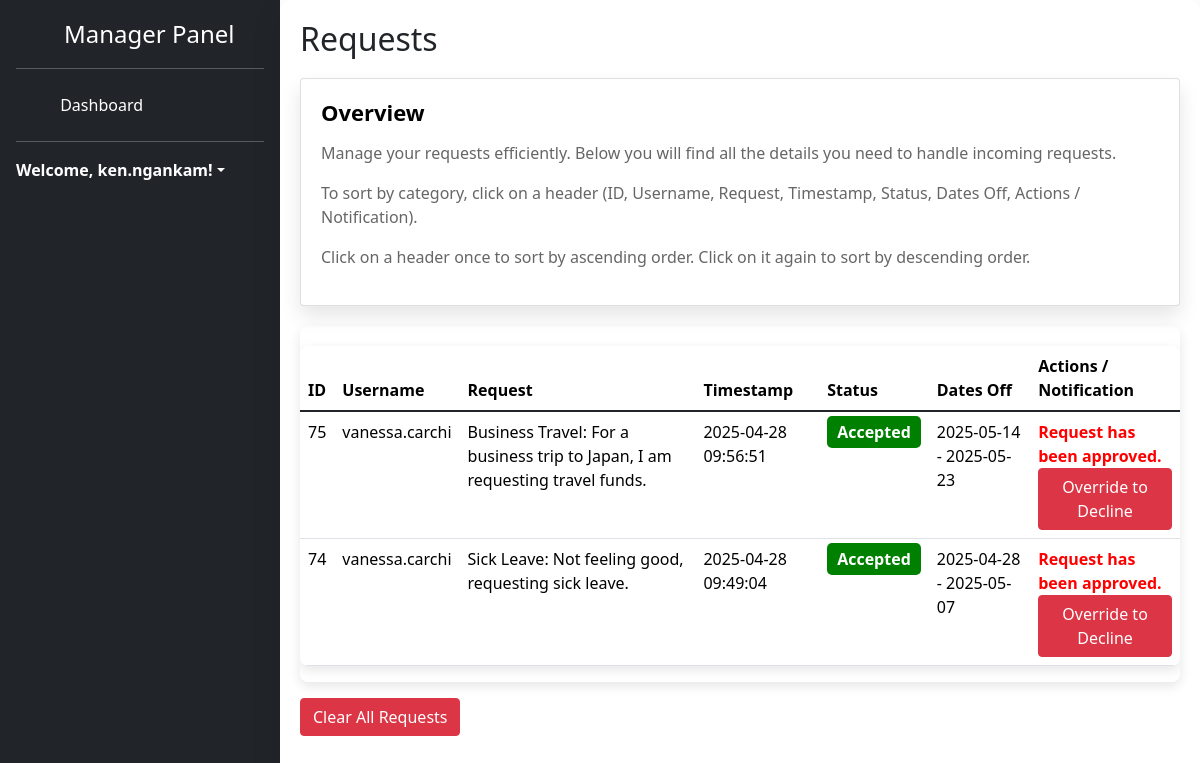
/manager_dashboard (signed in), run on an earlier commit of the app's database.
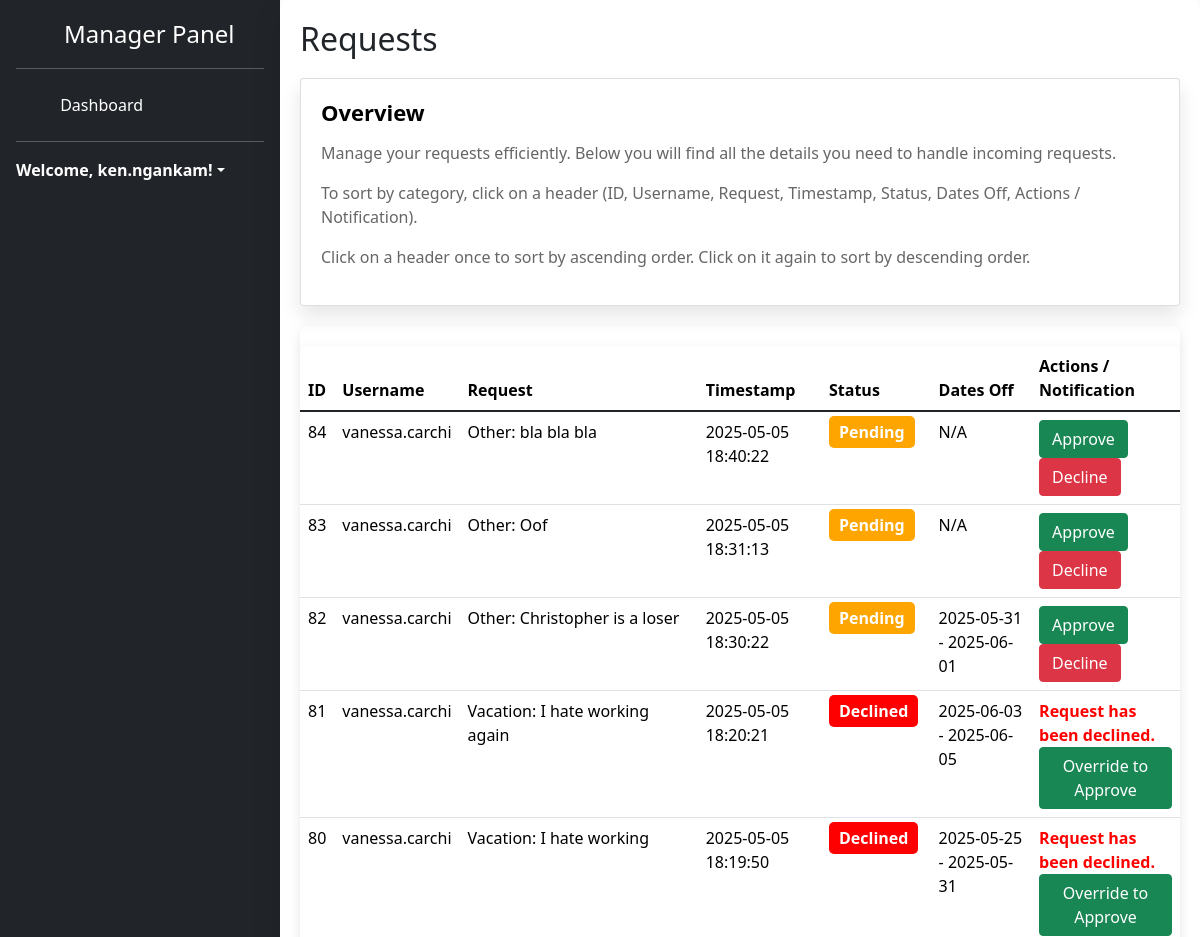
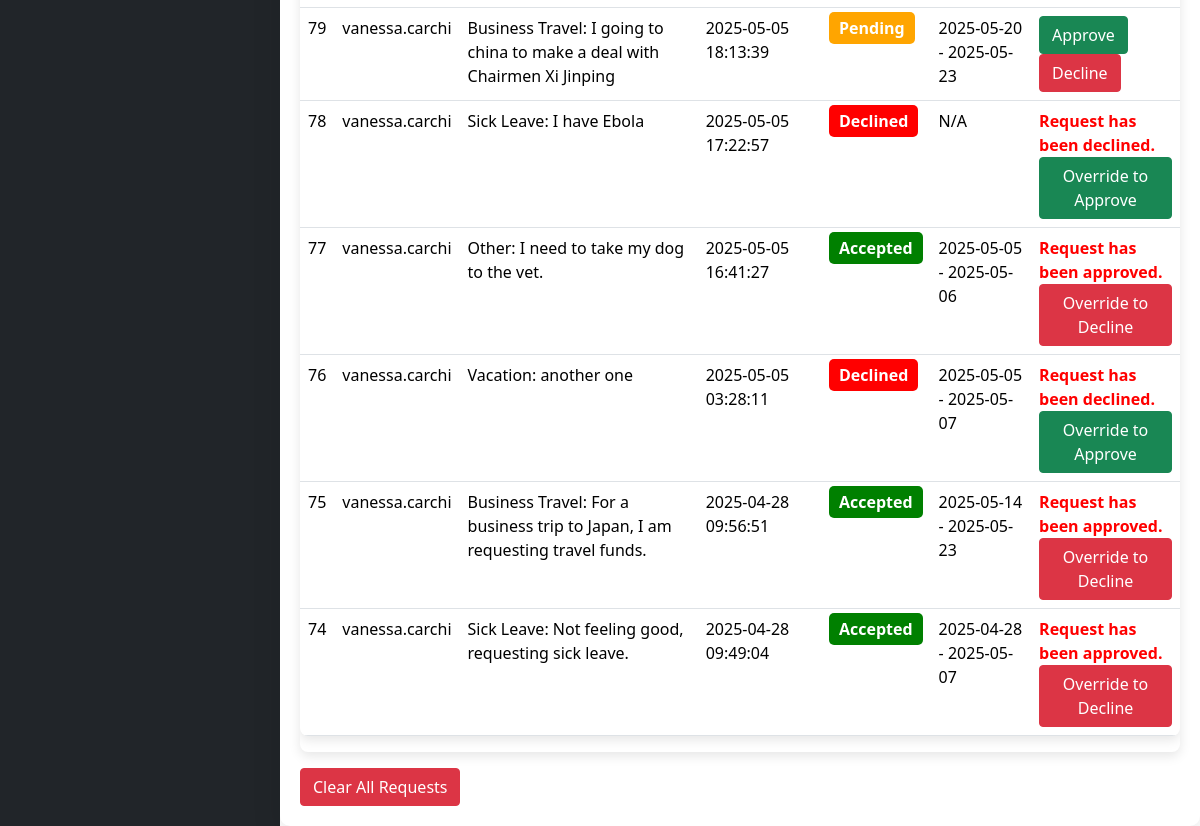
And on a later commit of the database (2 pictures, top to bottom).
### tables this page shows
CREATE TABLE requests (
    id INTEGER PRIMARY KEY AUTOINCREMENT,
    username TEXT NOT NULL,
    request TEXT NOT NULL,
    timestamp DATETIME DEFAULT CURRENT_TIMESTAMP
, status TEXT DEFAULT 'pending', user_id INTEGER, start_date TEXT, end_date TEXT, notified INTEGER DEFAULT 0, last_status TEXT DEFAULT NULL);

### main.py (the view)
@app.route("/manager_dashboard")
def manager_dashboard():
    if "user" in session and session.get("role") == "manager":
        username = session.get("user")
        conn = sqlite3.connect("users.db")
        cursor = conn.cursor()
        cursor.execute("""
            SELECT id, username, request, timestamp, status, start_date, end_date
            FROM requests
            ORDER BY timestamp DESC""")
        all_requests = cursor.fetchall()
        conn.close()
        processed_requests = []
        now = datetime.now()
        for req in all_requests:
            req_id, req_username, req_text, req_timestamp, req_status, start_date, end_date = req
            notification = None
            if req_status == "pending_manager":
                try:
                    req_time = datetime.strptime(req_timestamp, '%Y-%m-%d %H:%M:%S')
                    if (now - req_time).total_seconds() > 3 * 3600:
                        notification = "This request has been pending for over 3 hours."
                except Exception:
                    pass
            elif req_status == "accepted":
                notification = "Admin has accepted this request. Please review."
            processed_requests.append({
                "id": req_id,
                "username": req_username,
                "request": req_text,
                "timestamp": req_timestamp,
                "status": req_status,
                "start_date": start_date,
                "end_date": end_date,
                "notification": notification
            })
        return render_template("HTML/manager_dashboard.html", requests=processed_requests, username=username)
    return redirect(url_for("login"))

### templates/HTML/manager_dashboard.html (shortened to what the changed rows need)
<!DOCTYPE html>
<html lang="en">
<head>
  <link rel="stylesheet" href="{{ url_for('static', filename='CSS/sidebars.css') }}">
  <link rel="stylesheet" href="{{ url_for('static', filename='CSS/dashboard.css') }}">
  <link rel="stylesheet" href="{{ url_for('static', filename='CSS/manager_dashboard.css') }}">
  <link href="https://cdn.jsdelivr.net/npm/bootstrap@5.3.2/dist/css/bootstrap.min.css" rel="stylesheet">
  <link rel="stylesheet" href="https://cdn.jsdelivr.net/npm/flatpickr/dist/flatpickr.min.css">
  <link rel="stylesheet" href="https://cdn.jsdelivr.net/npm/@docsearch/css@3">
  <link href="../assets/dist/css/bootstrap.min.css" rel="stylesheet">
  <link rel="stylesheet" href="https://cdnjs.cloudflare.com/ajax/libs/bootstrap/5.1.3/css/bootstrap.min.css" />
  <link rel="stylesheet" href="https://cdnjs.cloudflare.com/ajax/libs/font-awesome/6.0.0/css/all.min.css" />
</head>
<body>
  <div class="app-container">
  <div class="main-content">
    <h2>Requests</h2>
    <div class="table">
      <table id="requestTable" class="table table-hover">
        <thead>
          <tr>
            <th onclick="sortByCategory(0)">ID</th>
            <th onclick="sortByCategory(1)">Username</th>
            <th onclick="sortByCategory(2)">Request</th>
            <th onclick="sortByCategory(3)">Timestamp</th>
            <th onclick="sortByCategory(4)">Status</th>
            <th onclick="sortByCategory(5)">Dates Off</th>
            <th onclick="sortByCategory(6)">Actions / Notification</th>
          </tr>
        </thead>
        <tbody>
          {% for req in requests %}
          <tr>
            <td>{{ req.id }}</td>
            <td>{{ req.username }}</td>
            <td>{{ req.request }}</td>
            <td>{{ req.timestamp }}</td>
            <td>
              <span class="status-badge
                {% if req.status == 'pending' %}status-pending
                {% elif req.status == 'accepted' %}status-approved
                {% elif req.status == 'declined' %}status-rejected
                {% endif %}">
                {{ req.status }}
              </span>
            </td>
            <td>
              {% if req.start_date and req.end_date %}
                {{ req.start_date }} - {{ req.end_date }}
              {% else %}
                N/A
              {% endif %}
            </td>
            <td>
              {% if req.status == 'accepted' %}
                <span class="notification">Request has been approved.</span><br>
                <form action="{{ url_for('update_request', request_id=req.id, action='decline') }}" method="POST" style="display:inline;">
                  <button type="submit" class="btn btn-danger">Override to Decline</button>
                </form>
              {% elif req.status == 'declined' %}
                <span class="notification">Request has been declined.</span><br>
                <form action="{{ url_for('update_request', request_id=req.id, action='accept') }}" method="POST" style="display:inline;">
                  <button type="submit" class="btn btn-success">Override to Approve</button>
                </form>
              {% elif req.status in ['pending', 'pending_manager'] %}
                <form action="{{ url_for('update_request', request_id=req.id, action='accept') }}" method="POST" style="display:inline;">
                  <button type="submit" class="btn btn-success">Approve</button>
                </form>
                <form action="{{ url_for('update_request', request_id=req.id, action='decline') }}" method="POST" style="display:inline;">
                  <button type="submit" class="btn btn-danger">Decline</button>
                </form>
              {% else %}
                <span>{{ req.status | capitalize }}</span>
              {% endif %}
            </td>
          </tr>
          {% endfor %}
        </tbody>
      </table>
    </div>
  </div>
</body>
</html>

What changed in the data, as far as the page shows it:
added requests: id "84", username "vanessa.carchi", request "Other: bla bla bla", timestamp "2025-05-05 18:40:22", status "Pending", start_date "N/A"
added requests: id "83", username "vanessa.carchi", request "Other: Oof", timestamp "2025-05-05 18:31:13", status "Pending", start_date "N/A"
added requests: id "82", username "vanessa.carchi", request "Other: Christopher is a loser", timestamp "2025-05-05 18:30:22", status "Pending", start_date "2025-05-31", end_date "2025-06-01"
added requests: id "81", username "vanessa.carchi", request "Vacation: I hate working again", timestamp "2025-05-05 18:20:21", status "Declined", start_date "2025-06-03", end_date "2025-06-05"
added requests: id "80", username "vanessa.carchi", request "Vacation: I hate working", timestamp "2025-05-05 18:19:50", status "Declined", start_date "2025-05-25", end_date "2025-05-31"
added requests: id "79", username "vanessa.carchi", request "Business Travel: I going to china to make a deal with Chairmen Xi Jinping", timestamp "2025-05-05 18:13:39", status "Pending", start_date "2025-05-20", end_date "2025-05-23"
added requests: id "78", username "vanessa.carchi", request "Sick Leave: I have Ebola", timestamp "2025-05-05 17:22:57", status "Declined", start_date "N/A"
added requests: id "77", username "vanessa.carchi", request "Other: I need to take my dog to the vet.", timestamp "2025-05-05 16:41:27", status "Accepted", start_date "2025-05-05", end_date "2025-05-06"
added requests: id "76", username "vanessa.carchi", request "Vacation: another one", timestamp "2025-05-05 03:28:11", status "Declined", start_date "2025-05-05", end_date "2025-05-07"
